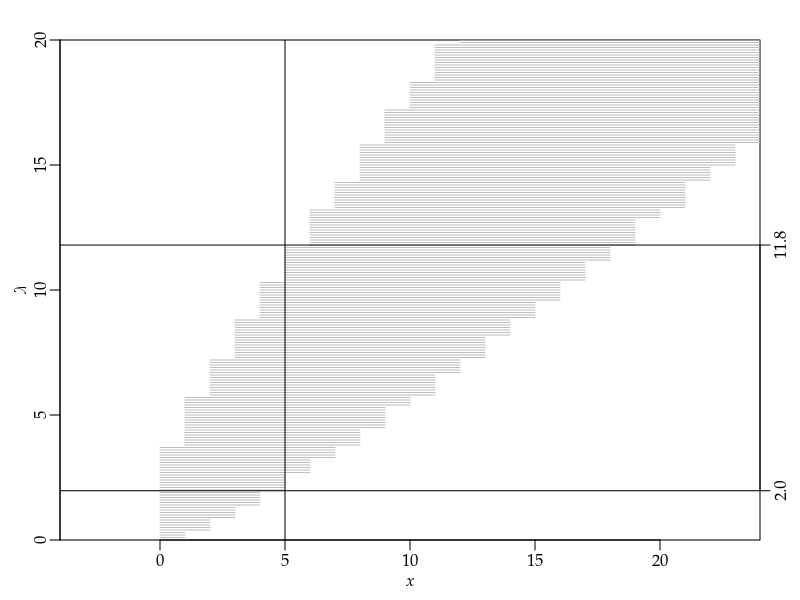

This figure's R source:
args = commandArgs()
basename = sub(".R$", "", sub("^--file=(.*/)?", "", args[grep("^--file=", args)]))
if (length(basename) != 0)
    quartz(type="pdf", file=paste0(basename, ".pdf"), width=5, height=5)
par(family="Palatino")
par(mgp=c(1.5,0.5,0)) # title and axis margins. default: c(3,1,0)
par(mar=c(3,3,2,2)) # bottom, left, top, right margins. default: c(5,4,4,2)+0.1
plot(NULL, xlim=c(0,20), ylim=c(0,20),
     xlab=expression(italic(x)), ylab=expression(italic(λ)), xaxs="i", yaxs="i", asp=1)
for (lambda in seq(0,20,0.1)) {
    t = sort(dpois(0:100, lambda), decreasing=TRUE)
    s = cumsum(t)
    m = t[sum(s < 0.95) + 1]
    x = range((0:100)[dpois(0:100, lambda) >= m])
    segments(x[1], lambda, x[2], lambda, col="gray")
}
abline(v=5)
abline(h=1.9701)
abline(h=11.7992)
axis(4, c(1.9701,11.7992), labels=c("2.0","11.8"))
dev.off()
